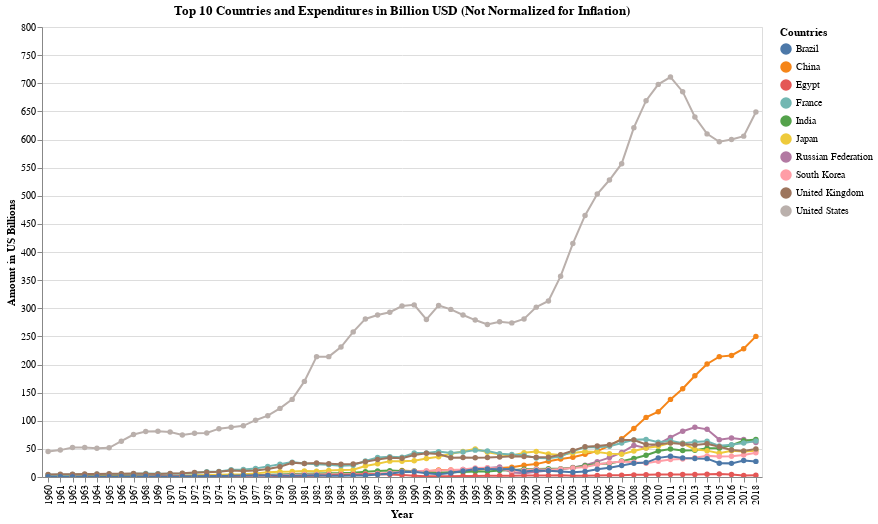

The cell this chart's notebook holds for it:
### Code cell
points = alt.Chart(GFI_10_b4)\
            .transform_fold(['United States', 
                             'China', 
                             'Russian Federation', 
                             'India', 
                             'Japan',       
                             'South Korea', 
                             'France', 
                             'United Kingdom', 
                             'Egypt', 
                             'Brazil'])\
            .mark_line(point=True)\
            .encode(
                        y = alt.Y('value:Q', title = 'Amount in US Billions'),
                        x = 'Year',
                        tooltip = ['value:Q',
                                   'Year'],
                        color= alt.Color('key:N', title= 'Countries'),
                    )\
            .properties(
                            width = 720,
                            height = 450,
                            title = 'Top 10 Countries and Expenditures in Billion USD (Not Normalized for Inflation)'
                     )\
            .interactive()  

points.save('GFI_.html')

points

### Figure 1 — Vega-Lite specification as saved in the notebook (floating-point values rounded to 4 significant figures)
{"$schema": "https://vega.github.io/schema/vega-lite/v3.4.0.json", "config": {"mark": {"tooltip": null}, "view": {"height": 300, "width": 400}}, "data": {"name": "data-48e39acfd78e91c49c7b0fd254899613"}, "datasets": {"data-48e39acfd78e91c49c7b0fd254899613": [{"Brazil": 0.3827, "China": null, "Egypt": null, "France": 3.881, "India": 0.6818, "Japan": 0.4806, "Russian Federation": null, "South Korea": 0.2756, "United Kingdom": 4.588, "United States": 45.38, "Year": "1960"}, {"Brazil": 0.3423, "China": null, "Egypt": null, "France": 4.131, "India": 0.7484, "Japan": 0.4924, "Russian Federation": null, "South Korea": 0.1571, "United Kingdom": 4.747, "United States": 47.81, "Year": "1961"}, {"Brazil": 0.3874, "China": null, "Egypt": 0.2497, "France": 4.493, "India": 1.065, "Japan": 0.5382, "Russian Federation": null, "South Korea": 0.1862, "United Kingdom": 5.006, "United States": 52.38, "Year": "1962"}, {"Brazil": 0.442, "China": null, "Egypt": 0.3358, "France": 4.628, "India": 1.795, "Japan": 0.6299, "Russian Federation": null, "South Korea": 0.1854, "United Kingdom": 5.197, "United States": 52.3, "Year": "1963"}, {"Brazil": 0.3542, "China": null, "Egypt": 0.4485, "France": 4.918, "India": 1.987, "Japan": 0.7181, "Russian Federation": null, "South Korea": 0.1375, "United Kingdom": 5.509, "United States": 51.21, "Year": "1964"}, {"Brazil": 0.6329, "China": null, "Egypt": 0.5152, "France": 5.125, "India": 2.126, "Japan": 0.8214, "Russian Federation": null, "South Korea": 0.1321, "United Kingdom": 5.791, "United States": 51.83, "Year": "1965"}, {"Brazil": 0.7182, "China": null, "Egypt": 0.4818, "France": 5.415, "India": 1.661, "Japan": 0.9324, "Russian Federation": null, "South Korea": 0.1769, "United Kingdom": 5.985, "United States": 63.57, "Year": "1966"}, {"Brazil": 0.7461, "China": null, "Egypt": 0.5083, "France": 5.856, "India": 1.488, "Japan": 1.039, "Russian Federation": null, "South Korea": 0.2181, "United Kingdom": 6.201, "United States": 75.45, "Year": "1967"}, {"Brazil": 0.7553, "China": null, "Egypt": 0.6486, "France": 6.13, "India": 1.587, "Japan": 1.168, "Russian Federation": null, "South Korea": 0.2787, "United Kingdom": 5.563, "United States": 80.73, "Year": "1968"}, {"Brazil": 0.8166, "China": null, "Egypt": 0.8889, "France": 5.91, "India": 1.691, "Japan": 1.335, "Russian Federation": null, "South Korea": 0.347, "United Kingdom": 5.545, "United States": 81.44, "Year": "1969"}, {"Brazil": 1.026, "China": null, "Egypt": 1.092, "France": 5.882, "India": 1.833, "Japan": 1.575, "Russian Federation": null, "South Korea": 0.3864, "United Kingdom": 6.074, "United States": 79.85, "Year": "1970"}, {"Brazil": 1.075, "China": null, "Egypt": 1.266, "France": 6.3, "India": 2.255, "Japan": 1.897, "Russian Federation": null, "South Korea": 0.4609, "United Kingdom": 6.724, "United States": 74.86, "Year": "1971"}, {"Brazil": 1.196, "China": null, "Egypt": 1.066, "France": 7.531, "India": 2.497, "Japan": 2.568, "Russian Federation": null, "South Korea": 0.532, "United Kingdom": 7.86, "United States": 77.64, "Year": "1972"}, {"Brazil": 1.513, "China": null, "Egypt": 1.244, "France": 9.496, "India": 2.53, "Japan": 3.375, "Russian Federation": null, "South Korea": 0.5448, "United Kingdom": 8.449, "United States": 78.36, "Year": "1973"}, {"Brazil": 1.79, "China": null, "Egypt": 1.853, "France": 9.955, "India": 2.895, "Japan": 3.962, "Russian Federation": null, "South Korea": 0.853, "United Kingdom": 9.346, "United States": 85.91, "Year": "1974"}, {"Brazil": 2.141, "China": null, "Egypt": 1.927, "France": 13.03, "India": 3.324, "Japan": 4.535, "Russian Federation": null, "South Korea": 1.031, "United Kingdom": 11.54, "United States": 88.4, "Year": "1975"}, {"Brazil": 2.576, "China": null, "Egypt": 2.202, "France": 13.3, "India": 3.295, "Japan": 5.008, "Russian Federation": null, "South Korea": 1.709, "United Kingdom": 10.77, "United States": 91.01, "Year": "1976"}, {"Brazil": 2.5, "China": null, "Egypt": 2.751, "France": 15.04, "India": 3.477, "Japan": 6.157, "Russian Federation": null, "South Korea": 2.238, "United Kingdom": 11.58, "United States": 101, "Year": "1977"}, {"Brazil": 2.691, "China": null, "Egypt": 2.485, "France": 18.87, "India": 3.976, "Japan": 8.657, "Russian Federation": null, "South Korea": 3.19, "United Kingdom": 14.22, "United States": 109, "Year": "1978"}, {"Brazil": 2.829, "China": null, "Egypt": 1.153, "France": 22.67, "India": 4.59, "Japan": 9.174, "Russian Federation": null, "South Korea": 3.543, "United Kingdom": 18.37, "United States": 122, "Year": "1979"}, {"Brazil": 2.259, "China": null, "Egypt": 1.361, "France": 26.43, "India": 5.421, "Japan": 9.712, "Russian Federation": null, "South Korea": 3.981, "United Kingdom": 25.36, "United States": 138, "Year": "1980"}, {"Brazil": 2.518, "China": null, "Egypt": 1.817, "France": 23.87, "India": 5.879, "Japan": 10.85, "Russian Federation": null, "South Korea": 4.464, "United Kingdom": 24.1, "United States": 170, "Year": "1981"}, {"Brazil": 3.031, "China": null, "Egypt": 2.307, "France": 22.52, "India": 6.302, "Japan": 10.19, "Russian Federation": null, "South Korea": 4.647, "United Kingdom": 24.79, "United States": 214, "Year": "1982"}, {"Brazil": 2.083, "China": null, "Egypt": 3.004, "France": 21.65, "India": 6.831, "Japan": 11.43, "Russian Federation": null, "South Korea": 4.714, "United Kingdom": 23.63, "United States": 214, "Year": "1983"}, {"Brazil": 2.013, "China": null, "Egypt": 3.742, "France": 20.21, "India": 6.957, "Japan": 12.23, "Russian Federation": null, "South Korea": 4.759, "United Kingdom": 22.73, "United States": 231, "Year": "1984"}, {"Brazil": 2.687, "China": null, "Egypt": 4.204, "France": 20.78, "India": 7.567, "Japan": 13.09, "Russian Federation": null, "South Korea": 4.884, "United Kingdom": 23.28, "United States": 258, "Year": "1985"}, {"Brazil": 2.758, "China": null, "Egypt": 4.727, "France": 28.45, "India": 9.539, "Japan": 19.46, "Russian Federation": null, "South Korea": 5.325, "United Kingdom": 27.22, "United States": 281, "Year": "1986"}, {"Brazil": 4.324, "China": null, "Egypt": 4.806, "France": 34.86, "India": 10.88, "Japan": 23.64, "Russian Federation": null, "South Korea": 6.041, "United Kingdom": 31.23, "United States": 288, "Year": "1987"}, {"Brazil": 5.874, "China": null, "Egypt": 4.454, "France": 36.1, "India": 11.35, "Japan": 28.22, "Russian Federation": null, "South Korea": 7.732, "United Kingdom": 34.3, "United States": 293, "Year": "1988"}, {"Brazil": 8.761, "China": 11.4, "Egypt": 3.516, "France": 35.32, "India": 10.59, "Japan": 27.97, "Russian Federation": null, "South Korea": 9.469, "United Kingdom": 33.5, "United States": 304, "Year": "1989"}, {"Brazil": 9.236, "China": 10.09, "Egypt": 2.261, "France": 42.59, "India": 10.54, "Japan": 28.8, "Russian Federation": null, "South Korea": 10.11, "United Kingdom": 38.94, "United States": 306, "Year": "1990"}, {"Brazil": 6.695, "China": 9.954, "Egypt": 1.346, "France": 42.7, "India": 8.622, "Japan": 32.79, "Russian Federation": null, "South Korea": 10.96, "United Kingdom": 42.07, "United States": 280, "Year": "1991"}, {"Brazil": 4.994, "China": 12.42, "Egypt": 1.416, "France": 45.12, "India": 8.083, "Japan": 36.0, "Russian Federation": null, "South Korea": 11.61, "United Kingdom": 40.77, "United States": 305, "Year": "1992"}, {"Brazil": 7.1, "China": 12.58, "Egypt": 1.526, "France": 42.59, "India": 8.254, "Japan": 41.35, "Russian Federation": 7.767, "South Korea": 12.38, "United Kingdom": 34.09, "United States": 298, "Year": "1993"}, {"Brazil": 10.59, "China": 10.05, "Egypt": 1.714, "France": 44.39, "India": 8.881, "Japan": 45.29, "Russian Federation": 13.55, "South Korea": 13.52, "United Kingdom": 34.49, "United States": 288, "Year": "1994"}, {"Brazil": 14.32, "China": 12.61, "Egypt": 1.949, "France": 47.77, "India": 9.754, "Japan": 49.96, "Russian Federation": 12.74, "South Korea": 16.09, "United Kingdom": 34.25, "United States": 279, "Year": "1995"}, {"Brazil": 14.07, "China": 14.56, "Egypt": 2.116, "France": 46.4, "India": 9.905, "Japan": 44.05, "Russian Federation": 15.83, "South Korea": 16.41, "United Kingdom": 34.49, "United States": 271, "Year": "1996"}, {"Brazil": 13.93, "China": 16.1, "Egypt": 2.268, "France": 41.31, "India": 11.46, "Japan": 40.63, "Russian Federation": 17.58, "South Korea": 14.85, "United Kingdom": 35.67, "United States": 276, "Year": "1997"}, {"Brazil": 14.36, "China": 17.53, "Egypt": 2.372, "France": 40.04, "India": 11.92, "Japan": 37.85, "Russian Federation": 7.956, "South Korea": 10.46, "United Kingdom": 36.87, "United States": 274, "Year": "1998"}, {"Brazil": 9.867, "China": 21.03, "Egypt": 2.448, "France": 38.9, "India": 13.9, "Japan": 43.12, "Russian Federation": 6.469, "South Korea": 12.1, "United Kingdom": 36.45, "United States": 281, "Year": "1999"}, {"Brazil": 11.34, "China": 22.93, "Egypt": 2.628, "France": 33.81, "India": 14.29, "Japan": 45.51, "Russian Federation": 9.228, "South Korea": 13.8, "United Kingdom": 35.25, "United States": 302, "Year": "2000"}, {"Brazil": 10.93, "China": 27.88, "Egypt": 2.834, "France": 33.28, "India": 14.6, "Japan": 40.76, "Russian Federation": 11.68, "South Korea": 12.94, "United Kingdom": 35.33, "United States": 313, "Year": "2001"}, {"Brazil": 9.665, "China": 32.14, "Egypt": 2.903, "France": 36.4, "India": 14.75, "Japan": 39.33, "Russian Federation": 13.94, "South Korea": 14.1, "United Kingdom": 39.66, "United States": 357, "Year": "2002"}, {"Brazil": 8.393, "China": 35.13, "Egypt": 2.384, "France": 45.92, "India": 16.33, "Japan": 42.49, "Russian Federation": 16.97, "South Korea": 15.85, "United Kingdom": 46.94, "United States": 415, "Year": "2003"}, {"Brazil": 9.78, "China": 40.35, "Egypt": 2.37, "France": 53.01, "India": 20.24, "Japan": 45.34, "Russian Federation": 20.96, "South Korea": 17.83, "United Kingdom": 53.97, "United States": 465, "Year": "2004"}, {"Brazil": 13.59, "China": 45.92, "Egypt": 2.659, "France": 52.91, "India": 23.07, "Japan": 44.3, "Russian Federation": 27.34, "South Korea": 22.16, "United Kingdom": 55.15, "United States": 503, "Year": "2005"}, {"Brazil": 16.4, "China": 55.34, "Egypt": 2.953, "France": 54.52, "India": 23.95, "Japan": 41.55, "Russian Federation": 34.52, "South Korea": 25.18, "United Kingdom": 57.48, "United States": 528, "Year": "2006"}, {"Brazil": 20.49, "China": 68.01, "Egypt": 3.307, "France": 60.59, "India": 28.25, "Japan": 40.53, "Russian Federation": 43.53, "South Korea": 27.73, "United Kingdom": 65.99, "United States": 557, "Year": "2007"}, {"Brazil": 24.45, "China": 86.36, "Egypt": 3.78, "France": 66.01, "India": 33.0, "Japan": 46.36, "Russian Federation": 56.18, "South Korea": 26.07, "United Kingdom": 65.62, "United States": 621, "Year": "2008"}, {"Brazil": 25.65, "China": 106, "Egypt": 4.017, "France": 66.88, "India": 38.72, "Japan": 51.47, "Russian Federation": 51.53, "South Korea": 24.58, "United Kingdom": 57.91, "United States": 669, "Year": "2009"}, {"Brazil": 34.0, "China": 116, "Egypt": 4.407, "France": 61.78, "India": 46.09, "Japan": 54.66, "Russian Federation": 58.72, "South Korea": 28.18, "United Kingdom": 58.08, "United States": 698, "Year": "2010"}, {"Brazil": 36.94, "China": 138, "Egypt": 4.464, "France": 64.6, "India": 49.63, "Japan": 60.76, "Russian Federation": 70.24, "South Korea": 30.99, "United Kingdom": 60.27, "United States": 711, "Year": "2011"}, {"Brazil": 33.99, "China": 157, "Egypt": 4.558, "France": 60.04, "India": 47.22, "Japan": 60.01, "Russian Federation": 81.47, "South Korea": 31.95, "United Kingdom": 58.5, "United States": 685, "Year": "2012"}, {"Brazil": 32.87, "China": 180, "Egypt": 4.36, "France": 62.42, "India": 47.4, "Japan": 49.02, "Russian Federation": 88.35, "South Korea": 34.31, "United Kingdom": 56.86, "United States": 640, "Year": "2013"}, {"Brazil": 32.66, "China": 201, "Egypt": 5.085, "France": 63.61, "India": 50.91, "Japan": 46.88, "Russian Federation": 84.7, "South Korea": 37.55, "United Kingdom": 59.18, "United States": 610, "Year": "2014"}, {"Brazil": 24.62, "China": 214, "Egypt": 5.475, "France": 55.34, "India": 51.3, "Japan": 42.11, "Russian Federation": 66.42, "South Korea": 36.57, "United Kingdom": 53.86, "United States": 596, "Year": "2015"}, {"Brazil": 24.22, "China": 216, "Egypt": 4.513, "France": 57.36, "India": 56.64, "Japan": 46.47, "Russian Federation": 69.25, "South Korea": 36.89, "United Kingdom": 48.12, "United States": 600, "Year": "2016"}, {"Brazil": 29.28, "China": 228, "Egypt": 2.766, "France": 60.42, "India": 64.56, "Japan": 45.39, "Russian Federation": 66.53, "South Korea": 39.17, "United Kingdom": 46.43, "United States": 606, "Year": "2017"}, {"Brazil": 27.77, "China": 250, "Egypt": 3.11, "France": 63.8, "India": 66.51, "Japan": 46.62, "Russian Federation": 61.39, "South Korea": 43.07, "United Kingdom": 50.0, "United States": 649, "Year": "2018"}]}, "encoding": {"color": {"field": "key", "title": "Countries", "type": "nominal"}, "tooltip": [{"field": "value", "type": "quantitative"}, {"field": "Year", "type": "nominal"}], "x": {"field": "Year", "type": "nominal"}, "y": {"field": "value", "title": "Amount in US Billions", "type": "quantitative"}}, "height": 450, "mark": {"point": true, "type": "line"}, "selection": {"selector003": {"bind": "scales", "encodings": ["x", "y"], "type": "interval"}}, "title": "Top 10 Countries and Expenditures in Billion USD (Not Normalized for Inflation)", "transform": [{"fold": ["United States", "China", "Russian Federation", "India", "Japan", "South Korea", "France", "United Kingdom", "Egypt", "Brazil"]}], "width": 720}
